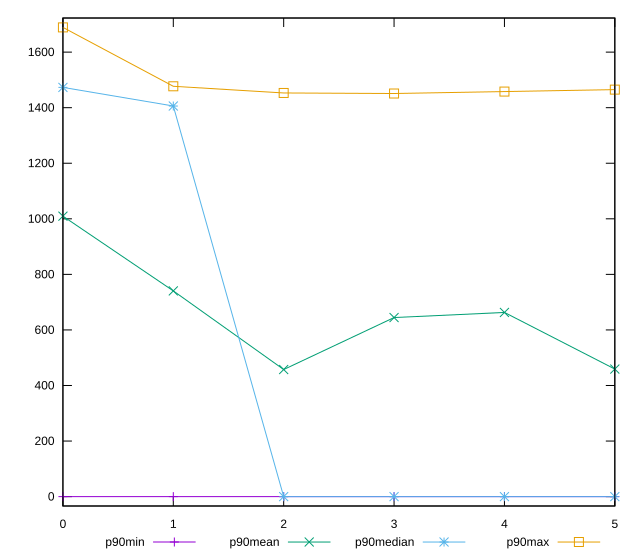

gnuplot code for this plot:
reset

$p90Min <<EOF
0 0
1 0
2 0
3 0
4 0
5 0
EOF

$p90Mean <<EOF
0 1009.5274725274726
1 740.4835164835165
2 457.42857142857144
3 644.5824175824176
4 662.945054945055
5 459.0989010989011
EOF

$p90Median <<EOF
0 1473
1 1406
2 0
3 0
4 0
5 0
EOF

$p90Max <<EOF
0 1689
1 1477
2 1453
3 1451
4 1458
5 1465
EOF

set key outside below
set xrange [0:5]
set yrange [-33.78:1722.78]
set trange [-33.78:1722.78]
set terminal svg size 640, 560 enhanced background rgb 'white'
set output "reprap/uses-rel-preload/progression/value.svg"

plot $p90Min title "p90min" with linespoints, \
     $p90Mean title "p90mean" with linespoints, \
     $p90Median title "p90median" with linespoints, \
     $p90Max title "p90max" with linespoints

reset
